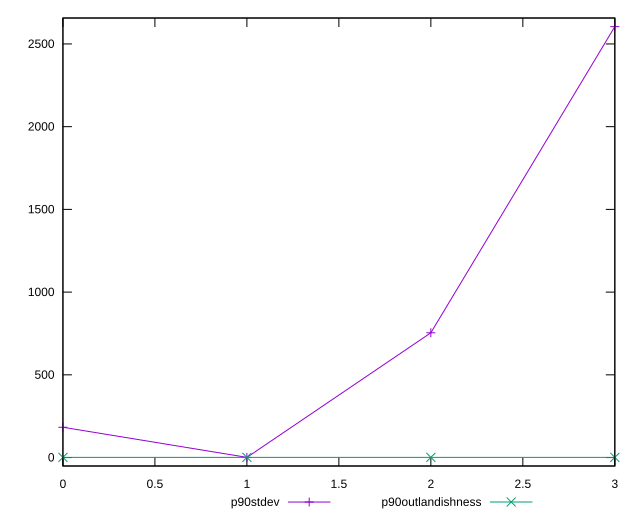

Write the gnuplot code that produced this figure.
reset

$p90Stdev <<EOF
0 183.0873332414923
1 1.009069330839522
2 754.1642120049723
3 2604.6744911058413
EOF

$p90Outlandishness <<EOF
0 1.0000872075673357
1 1.00000036473627
2 0.9998299427095503
3 1.0010063396107998
EOF

set key outside below
set xrange [0:3]
set yrange [-51.07366328055308:2656.747984329104]
set trange [-51.07366328055308:2656.747984329104]
set terminal svg size 640, 520 enhanced background rgb 'white'
set output "reports/report_00031_2021-02-24T23-18-18.084Z/total-byte-weight/progression/stddev.svg"

plot $p90Stdev title "p90stdev" with linespoints, \
     $p90Outlandishness title "p90outlandishness" with linespoints

reset
